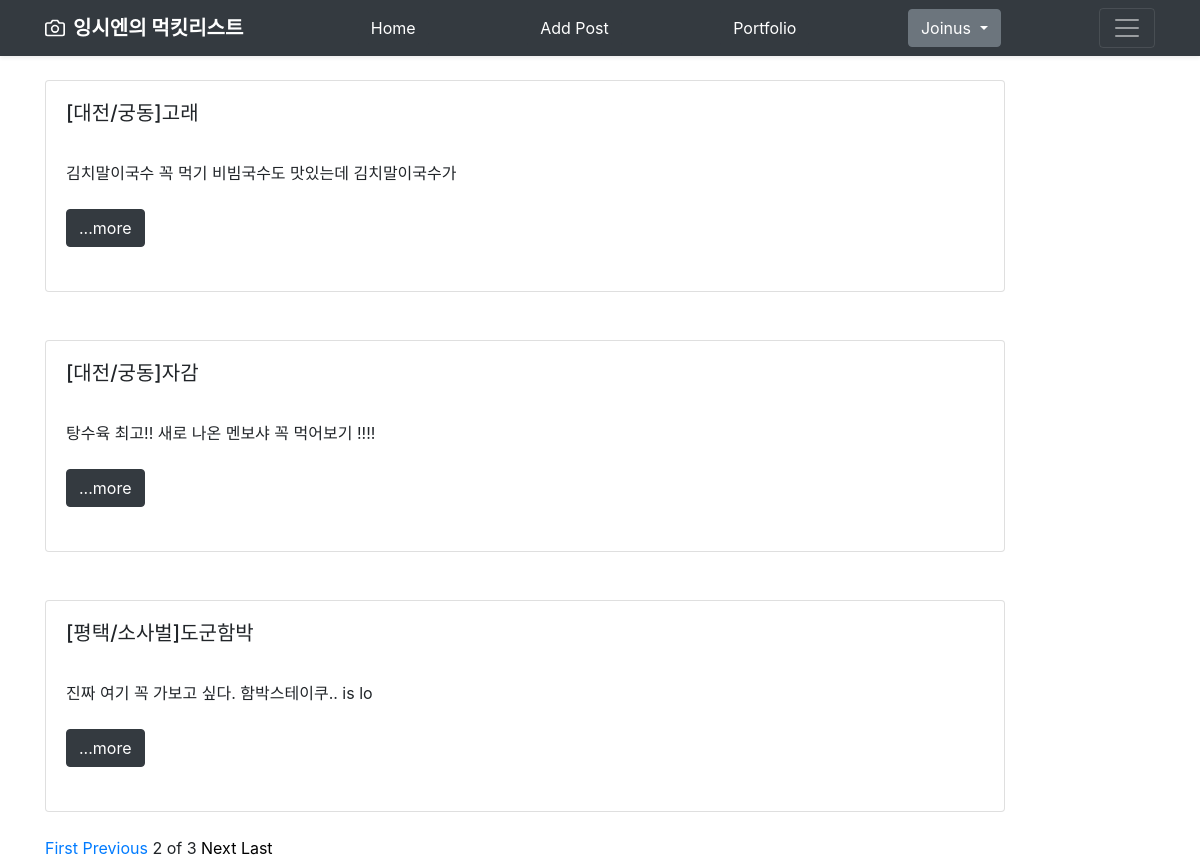
Screenshot of /?page=2 with the database file from the repository.
### blog/models.py (models this page shows, shortened)
class Blog(models.Model):
    title = models.CharField(max_length=200)
    pub_date = models.DateTimeField('date published')
    body = models.TextField()
    def summary(self):
        return self.body[:30]

### blog/views.py (the view)
# urls.py: 2. Add a URL to urlpatterns:  path('', views.home, name='home')
def home(request):
    blogs = Blog.objects
    blog_list = Blog.objects.all()
    paginator = Paginator(blog_list, 3)
    page = request.GET.get('page')
    posts= paginator.get_page(page)
    return render(request, 'blog/home.html', {'blogs':blogs, 'posts':posts })

### blog/templates/blog/home.html
{% extends 'base.html' %}
{% block content %}
  {% for blog in posts %}
  <br>
          <div class="card" style="width: 60rem;">
            <div class="card-body">
              <h5 class="card-title">{{blog.title}}</h5>
              <br>
              <p class="card-text">{{blog.summary}}<br><br><button type="button" class="btn btn-dark" onClick="location.href='{% url 'detail' blog.id %}'">...more</button></p>
            </div>
            <br>
          </div>
          <br>
{%endfor%}
{%if posts.has_previous%}
<a href="?page=1">First</a>
<a href="?page={{posts.previous_page_number}}">Previous</a>
{%endif%}
<span>{{posts.number}}</span>
<span>of</span>
<span>{{posts.paginator.num_pages}}</span>
{%if posts.has_next%}
<a href="?page={{posts.next_page_number}}" style=color:black>Next</a>
<a href="?page={{posts.paginator.num_pages}}" style=color:black>Last</a>
{%endif%}
{% endblock %}

### rows the page displays
Blog: title "[대전/궁동]고래", summary "김치말이국수 꼭 먹기 비빔국수도 맛있는데 김치말이국수가"
Blog: title "[대전/궁동]자감", summary "탕수육 최고!! 새로 나온 멘보샤 꼭 먹어보기 !!!!"
Blog: title "[평택/소사벌]도군함박", summary "진짜 여기 꼭 가보고 싶다. 함박스테이쿠.. is lo"

### other values shown
{{ posts.number }} "2"
{{ posts.paginator.num_pages }} "3"
